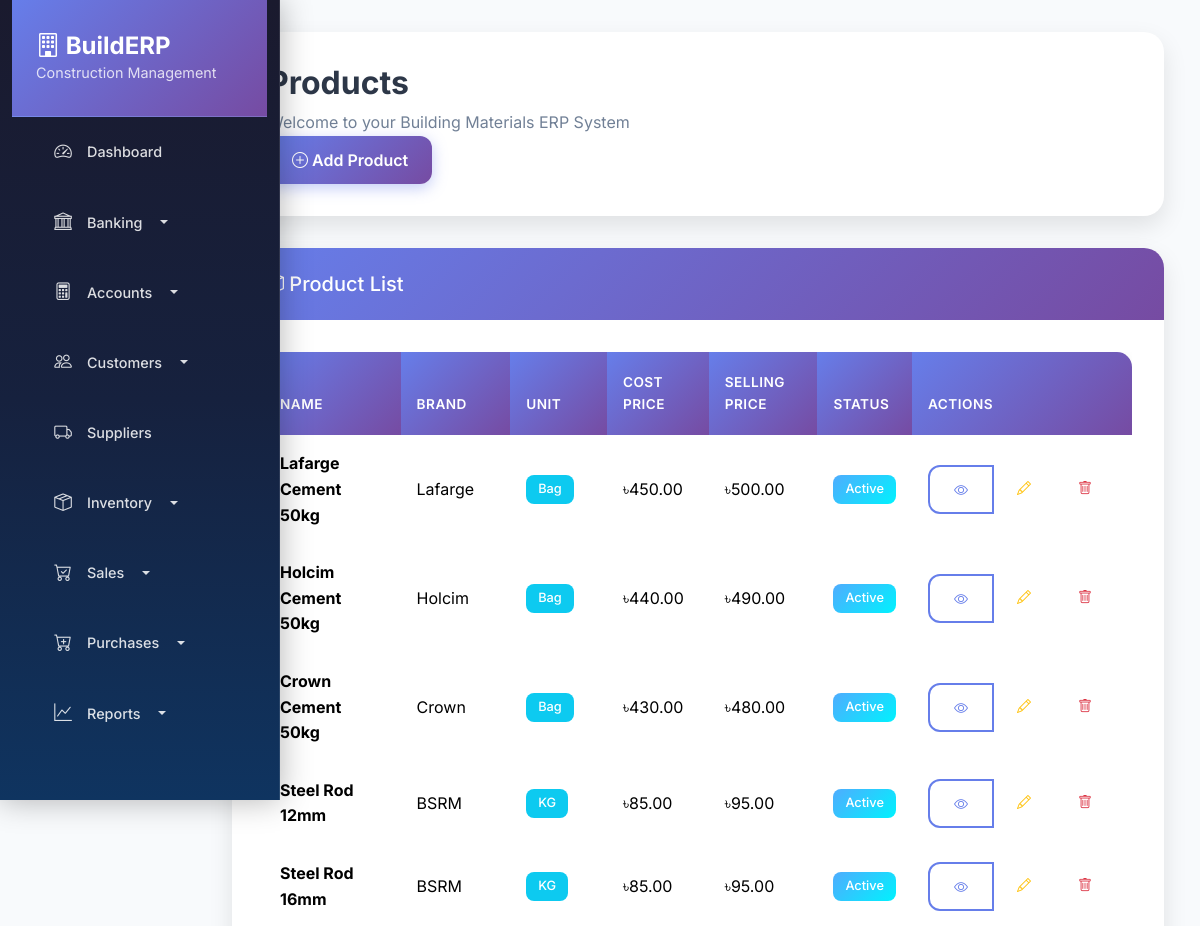
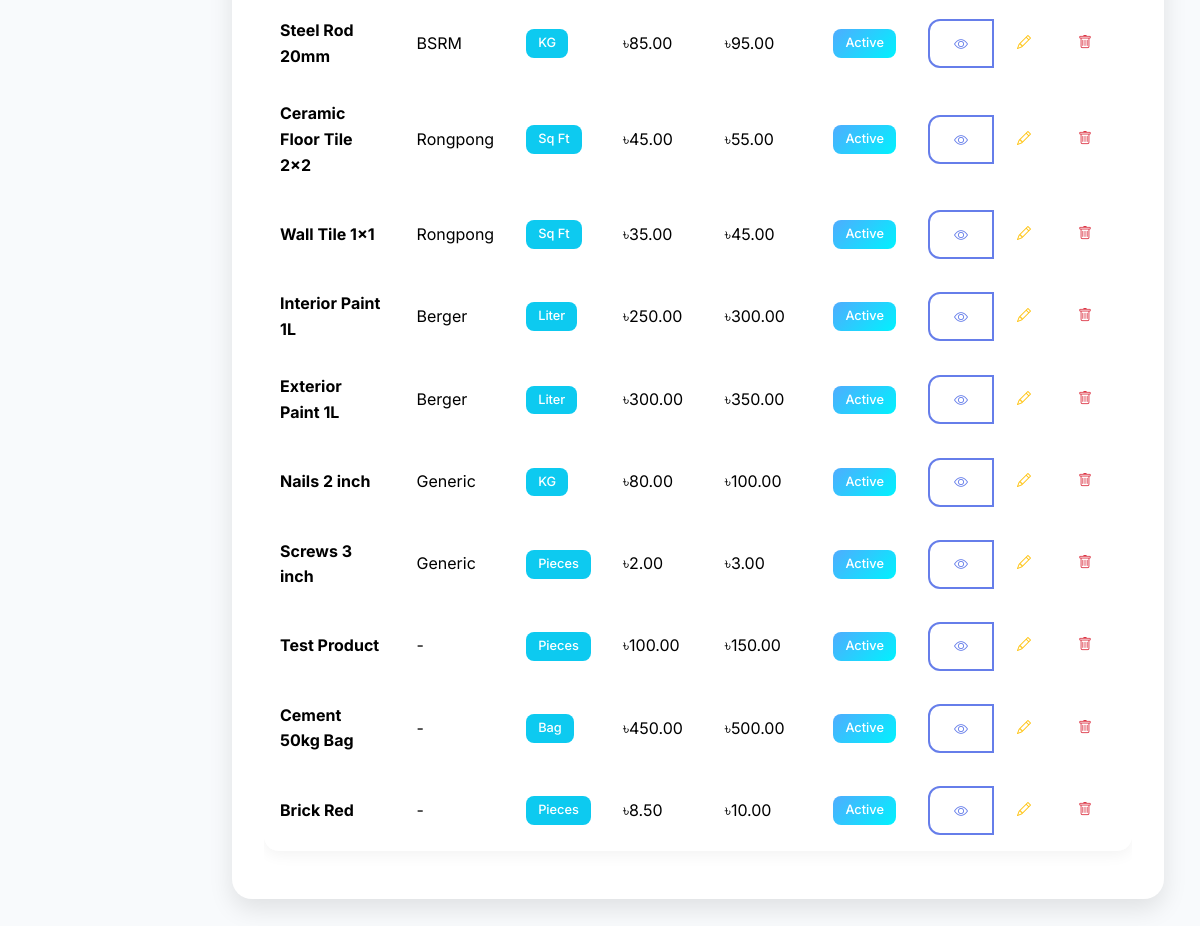
The app's page /stock/products/ with its own data (2 pictures, top to bottom).
### stock/models.py (models this page shows, shortened)
class Product(models.Model):
    UNIT_TYPES = [
        ('bag', 'Bag'),
        ('bundle', 'Bundle'),
        ('pcs', 'Pieces'),
        ('kg', 'Kilogram'),
        ('sqft', 'Square Feet'),
        ('liter', 'Liter'),
        ('other', 'Other'),
    ]
    name = models.CharField(max_length=200)
    unit_type = models.CharField(max_length=20, choices=UNIT_TYPES)
    unit_name = models.CharField(max_length=50)
    brand = models.CharField(max_length=100, blank=True)
    description = models.TextField(blank=True)
    cost_price = models.DecimalField(max_digits=15, decimal_places=2, default=0)
    selling_price = models.DecimalField(max_digits=15, decimal_places=2, default=0)
    min_stock_level = models.DecimalField(max_digits=10, decimal_places=2, default=0)
    is_active = models.BooleanField(default=True)
    created_at = models.DateTimeField(auto_now_add=True)
    updated_at = models.DateTimeField(auto_now=True)
    class Meta:
        verbose_name = "Product"
        verbose_name_plural = "Products"

### stock/views.py (the view)
# urls.py: path('products/', views.ProductListView.as_view(), name='product_list'),
class ProductListView(ListView):
    model = Product
    template_name = 'stock/product_list.html'
    context_object_name = 'products'

### templates/stock/product_list.html (shortened to what this page needs)
{% extends 'base.html' %}
{% block page_title %}Products{% endblock %}
{% block page_actions %}
<div class="btn-group">
    <a href="{% url 'stock:product_create' %}" class="btn btn-primary">
        <i class="bi bi-plus-circle"></i> Add Product
    </a>
</div>
{% endblock %}
{% block content %}
<div class="row">
    <div class="col-12">
        <div class="card">
            <div class="card-header">
                <h5 class="mb-0">
                    <i class="bi bi-box-seam"></i>
                    Product List
                </h5>
            </div>
            <div class="card-body">
                {% if products %}
                <div class="table-responsive">
                    <table class="table table-hover">
                        <thead>
                            <tr>
                                <th>Name</th>
                                <th>Brand</th>
                                <th>Unit</th>
                                <th>Cost Price</th>
                                <th>Selling Price</th>
                                <th>Status</th>
                                <th>Actions</th>
                            </tr>
                        </thead>
                        <tbody>
                            {% for product in products %}
                            <tr>
                                <td>
                                    <strong>{{ product.name }}</strong>
                                </td>
                                <td>{{ product.brand|default:"-" }}</td>
                                <td>
                                    <span class="badge bg-info">{{ product.unit_name }}</span>
                                </td>
                                <td>৳{{ product.cost_price|floatformat:2 }}</td>
                                <td>৳{{ product.selling_price|floatformat:2 }}</td>
                                <td>
                                    {% if product.is_active %}
                                        <span class="badge bg-success">Active</span>
                                    {% else %}
                                        <span class="badge bg-danger">Inactive</span>
                                    {% endif %}
                                </td>
                                <td>
                                    <div class="btn-group btn-group-sm">
                                        <a href="{% url 'stock:product_detail' product.pk %}" class="btn btn-outline-primary">
                                            <i class="bi bi-eye"></i>
                                        </a>
                                        <a href="{% url 'stock:product_edit' product.pk %}" class="btn btn-outline-warning">
                                            <i class="bi bi-pencil"></i>
                                        </a>
                                        <a href="{% url 'stock:product_delete' product.pk %}" class="btn btn-outline-danger">
                                            <i class="bi bi-trash"></i>
                                        </a>
                                    </div>
                                </td>
                            </tr>
                            {% endfor %}
                        </tbody>
                    </table>
                </div>
                {% endif %}
            </div>
        </div>
    </div>
</div>
{% endblock %}

### templates/base.html (style rules this page uses)
:root { --primary-gradient: linear-gradient(135deg, #667eea 0%, #764ba2 100%); --secondary-gradient: linear-gradient(135deg, #f093fb 0%, #f5576c 100%); --success-gradient: linear-gradient(135deg, #4facfe 0%, #00f2fe 100%); --warning-gradient: linear-gradient(135deg, #43e97b 0%, #38f9d7 100%); --danger-gradient: linear-gradient(135deg, #fa709a 0%, #fee140 100%); --dark-gradient: linear-gradient(135deg, #2c3e50 0%, #34495e 100%); --light-bg: #f8fafc; --card-shadow: 0 10px 25px rgba(0, 0, 0, 0.1); --hover-shadow: 0 20px 40px rgba(0, 0, 0, 0.15); --border-radius: 20px; --transition: all 0.3s cubic-bezier(0.4, 0, 0.2, 1); }
* { font-family: 'Inter', sans-serif; }
body { background: var(--light-bg); overflow-x: hidden; line-height: 1.6; }
.card { border: none; border-radius: var(--border-radius); box-shadow: var(--card-shadow); transition: var(--transition); background: white; overflow: hidden; position: relative; }
.card-header { background: var(--primary-gradient); color: white; border: none; padding: 1.5rem 2rem; border-radius: var(--border-radius) var(--border-radius) 0 0; font-weight: 600; font-size: 1.1rem; }
.card-body { padding: 2rem; }
.btn { border-radius: 12px; padding: 0.75rem 1.5rem; font-weight: 600; transition: var(--transition); border: none; position: relative; overflow: hidden; text-transform: none; }
.btn-primary { background: var(--primary-gradient); box-shadow: 0 4px 15px rgba(102, 126, 234, 0.4); }
.btn-outline-primary { border: 2px solid #667eea; color: #667eea; background: transparent; }
.table { border-radius: 15px; overflow: hidden; box-shadow: 0 4px 15px rgba(0, 0, 0, 0.05); background: white; }
.table thead th { background: var(--primary-gradient); color: white; border: none; padding: 1.25rem 1rem; font-weight: 600; text-transform: uppercase; font-size: 0.85rem; letter-spacing: 0.5px; }
.table tbody tr { transition: var(--transition); }
.table tbody td { padding: 1rem; border: none; vertical-align: middle; }
.badge { border-radius: 8px; padding: 0.5rem 0.75rem; font-weight: 500; font-size: 0.8rem; }
.badge.bg-success { background: var(--success-gradient) !important; }
.table th { background-color: #f8f9fa; border-top: none; }

### records on screen
Product: name "Lafarge Cement 50kg", brand "Lafarge", unit_name "Bag", cost_price "450.00", selling_price "500.00", is_active "Active"
Product: name "Holcim Cement 50kg", brand "Holcim", unit_name "Bag", cost_price "440.00", selling_price "490.00", is_active "Active"
Product: name "Crown Cement 50kg", brand "Crown", unit_name "Bag", cost_price "430.00", selling_price "480.00", is_active "Active"
Product: name "Steel Rod 12mm", brand "BSRM", unit_name "KG", cost_price "85.00", selling_price "95.00", is_active "Active"
Product: name "Steel Rod 16mm", brand "BSRM", unit_name "KG", cost_price "85.00", selling_price "95.00", is_active "Active"
Product: name "Steel Rod 20mm", brand "BSRM", unit_name "KG", cost_price "85.00", selling_price "95.00", is_active "Active"
Product: name "Ceramic Floor Tile 2x2", brand "Rongpong", unit_name "Sq Ft", cost_price "45.00", selling_price "55.00", is_active "Active"
Product: name "Wall Tile 1x1", brand "Rongpong", unit_name "Sq Ft", cost_price "35.00", selling_price "45.00", is_active "Active"
Product: name "Interior Paint 1L", brand "Berger", unit_name "Liter", cost_price "250.00", selling_price "300.00", is_active "Active"
Product: name "Exterior Paint 1L", brand "Berger", unit_name "Liter", cost_price "300.00", selling_price "350.00", is_active "Active"
Product: name "Nails 2 inch", brand "Generic", unit_name "KG", cost_price "80.00", selling_price "100.00", is_active "Active"
Product: name "Screws 3 inch", brand "Generic", unit_name "Pieces", cost_price "2.00", selling_price "3.00", is_active "Active"
Product: name "Test Product", brand "-", unit_name "Pieces", cost_price "100.00", selling_price "150.00", is_active "Active"
Product: name "Cement 50kg Bag", brand "-", unit_name "Bag", cost_price "450.00", selling_price "500.00", is_active "Active"
Product: name "Brick Red", brand "-", unit_name "Pieces", cost_price "8.50", selling_price "10.00", is_active "Active"
